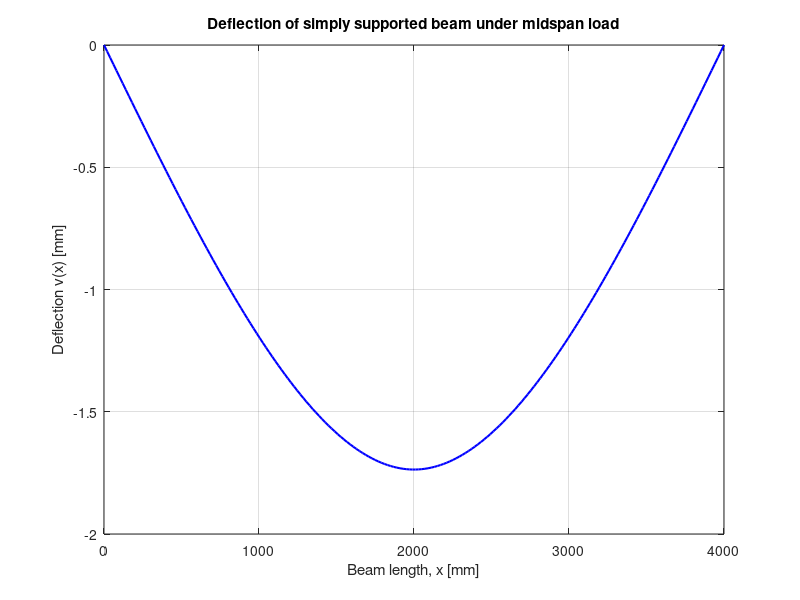
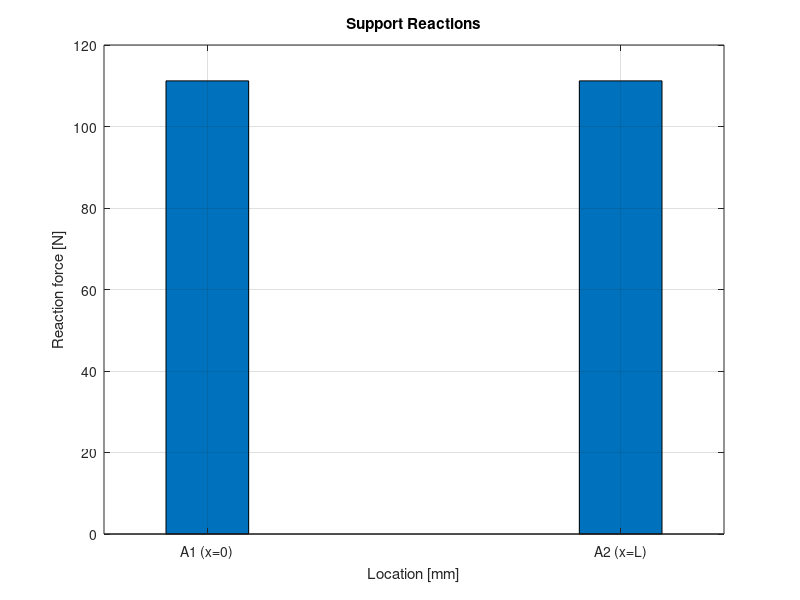
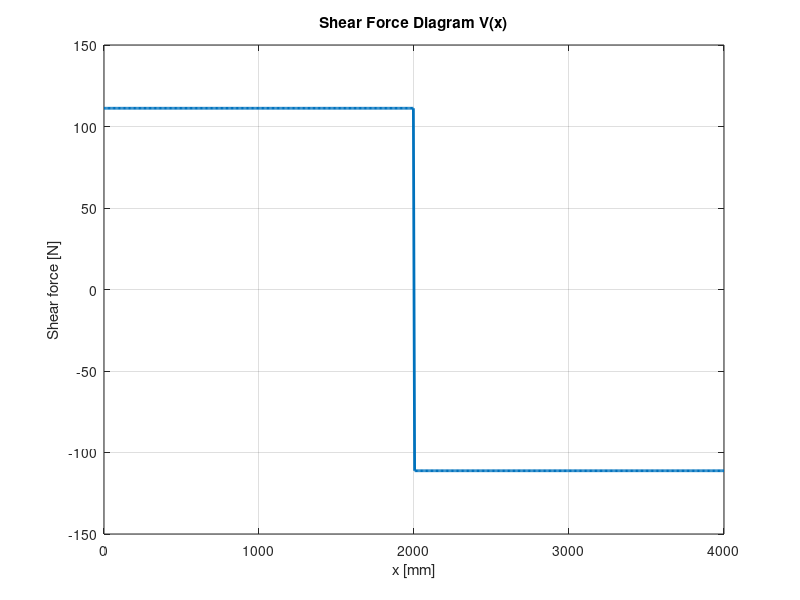
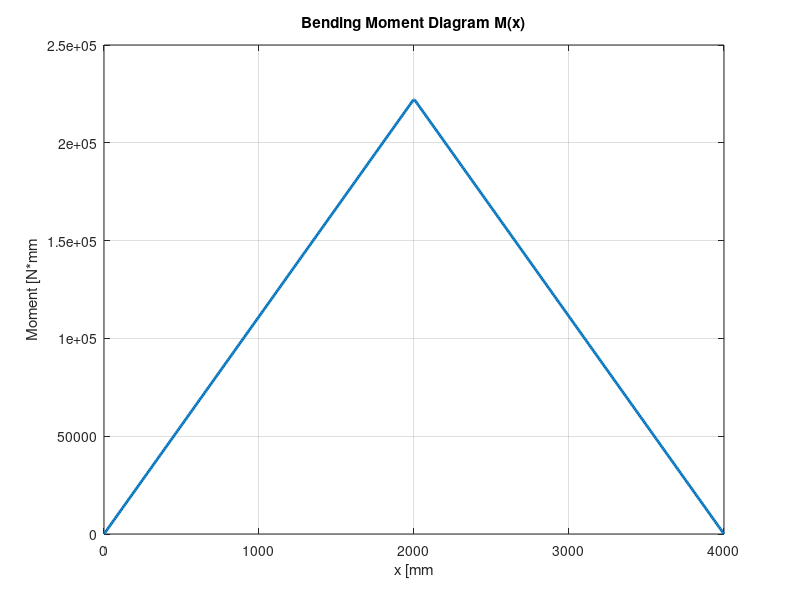

Source code (MATLAB) for these figures, in order:
clear; 
clc; 
close all;

%% Constants Definition
d = 9.525; % [mm] truss tube OD
t = 1.587; % [mm] thickness
djj = 250; % [mm] joint-to-joint distance
I = 2.475e6; % [mm^4] moment of inertia
E = 69000; % [MPa] = N/mm^2
P = 222.4; % [N] applied load
L = 4000; % [mm] span length

%% Discretization
x = linspace(0,L,200);

%% Deflection function (piecewise for midspan point load)
v = zeros(size(x));
for k = 1:numel(x)
    if x(k) <= L/2
        v(k) = -(P*x(k)/(48*E*I))*(3*L^2 - 4*(x(k))^2);
    else
        v(k) = -(P*(L-x(k))/(48*E*I))*(3*L^2 - 4*(L-x(k))^2);
    end
end

%% Plot of beam middle deflection
figure;
plot(x, v, 'b-', 'LineWidth',1.5);
xlabel('Beam length, x [mm]');
ylabel('Deflection v(x) [mm]');
title('Deflection of simply supported beam under midspan load');
grid on;

%% Show max deflection
[maxDefl, idx] = min(v); % note: deflection is downward, so min value
fprintf('Max deflection = %.4f mm at x = %.1f mm\n', maxDefl, x(idx));

%note about fem, create a table for internal forces in ANSYS so that it can
%populate the data
%%%

%% Support reactions (symmetry)
RA = P/2; % [N]
RB = P/2; % [N]

%% Discretization
npts = 500;
x = linspace(0, L, npts);


%% Shear force diagram V(x)
V = zeros(size(x));
for k = 1:numel(x)
    if x(k) < L/2
        V(k) = RA;
    elseif x(k) > L/2
        V(k) = -RB;
    else
        V(k) = NaN; % break line at midspan jump
    end
end

%% Bending moment diagram M(x)
M = zeros(size(x));
for k = 1:numel(x)
    if x(k) <= L/2
        M(k) = RA * x(k);
    else
        M(k) = RA * x(k) - P * (x(k) - L/2);
    end
end

%% Axial force diagram N(x) (zero for vertical load)
N = zeros(size(x));

%% --- PLOTS ---
% 1. Reaction forces
figure;
bar([0 L],[RA RB],0.2);
title('Support Reactions');
xlabel('Location [mm]'); ylabel('Reaction force [N]');
set(gca,'XTick',[0 L],'XTickLabel',{'A1 (x=0)','A2 (x=L)'});
grid on;

% 2. Shear force
figure;
plot(x,V,'LineWidth',2);
title('Shear Force Diagram V(x)');
xlabel('x [mm]'); ylabel('Shear force [N]');
grid on;

% 3. Bending moment
figure;
plot(x,M, 'LineWidth', 2);
title('Bending Moment Diagram M(x)');
xlabel('x [mm');
ylabel('Moment [N*mm');
grid on;

% 5. Axial force
figure;
plot(x,N,'LineWidth',2);
title('Axial Force Diagram N(x)');
xlabel('x [mm]'); ylabel('Axial force [N]');
grid on;